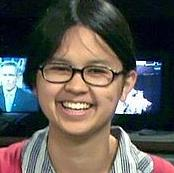
#> input picture Images/10064003_1986-01-04_2009.jpg, 174 x 173 px; its folder holds 4 pictures in this run
$ python Resize_Images.py
#> lines starting #> are read from the running program, lines starting #| are printed output that depends on the picture
import cv2
import os

width = 200
height = 200
import_path = "../Images/"
export_path = "../colored-resized/"

file_name = [f for f in os.listdir(import_path) if f.endswith(('.jpg', '.JPG', '.tif'))]

for _file in file_name:
    img = cv2.imread(import_path + _file, cv2.IMREAD_UNCHANGED)
#> img is the input picture: shape (173, 174, 3); mean B, G, R 83, 88, 93.1
    dim = (width, height)
    resized = cv2.resize(img, dim, interpolation=cv2.INTER_AREA)
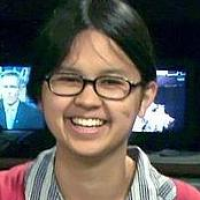
#> resized: shape (200, 200, 3); mean B, G, R 82.9, 87.9, 93
    file = export_path + _file[:-4] + ".jpg"
    cv2.imwrite(file, resized)
#> pass 2 of the loop `for _file in file_name:`:
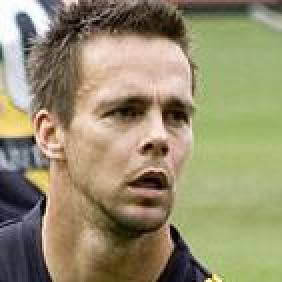
#> input picture Images/10292500_1984-03-26_2009.jpg, 141 x 141 px (shown 2 times larger)
#> img is the input picture: shape (141, 141, 3); mean B, G, R 110, 142, 150
#> `resized = cv2.resize(img, dim, interpolation=cv2.INTER_AREA)`:
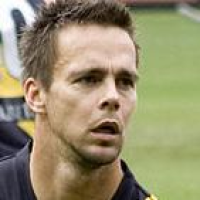
#> resized: shape (200, 200, 3); mean B, G, R 109.9, 141.9, 149.9
#> pass 3 of the loop `for _file in file_name:`:
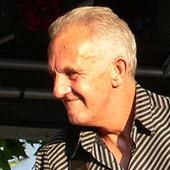
#> input picture Images/10526801_1945-10-14_2006.jpg, 170 x 170 px
#> img is the input picture: shape (170, 170, 3); mean B, G, R 62.9, 83.2, 108.2
#> `resized = cv2.resize(img, dim, interpolation=cv2.INTER_AREA)`:
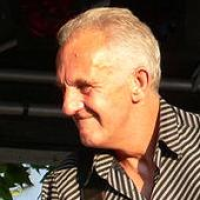
#> resized: shape (200, 200, 3); mean B, G, R 62.8, 83.1, 108.1
#> the loop made 4 passes; the first 3 are shown

cv2.waitKey(0)
cv2.destroyAllWindows()
